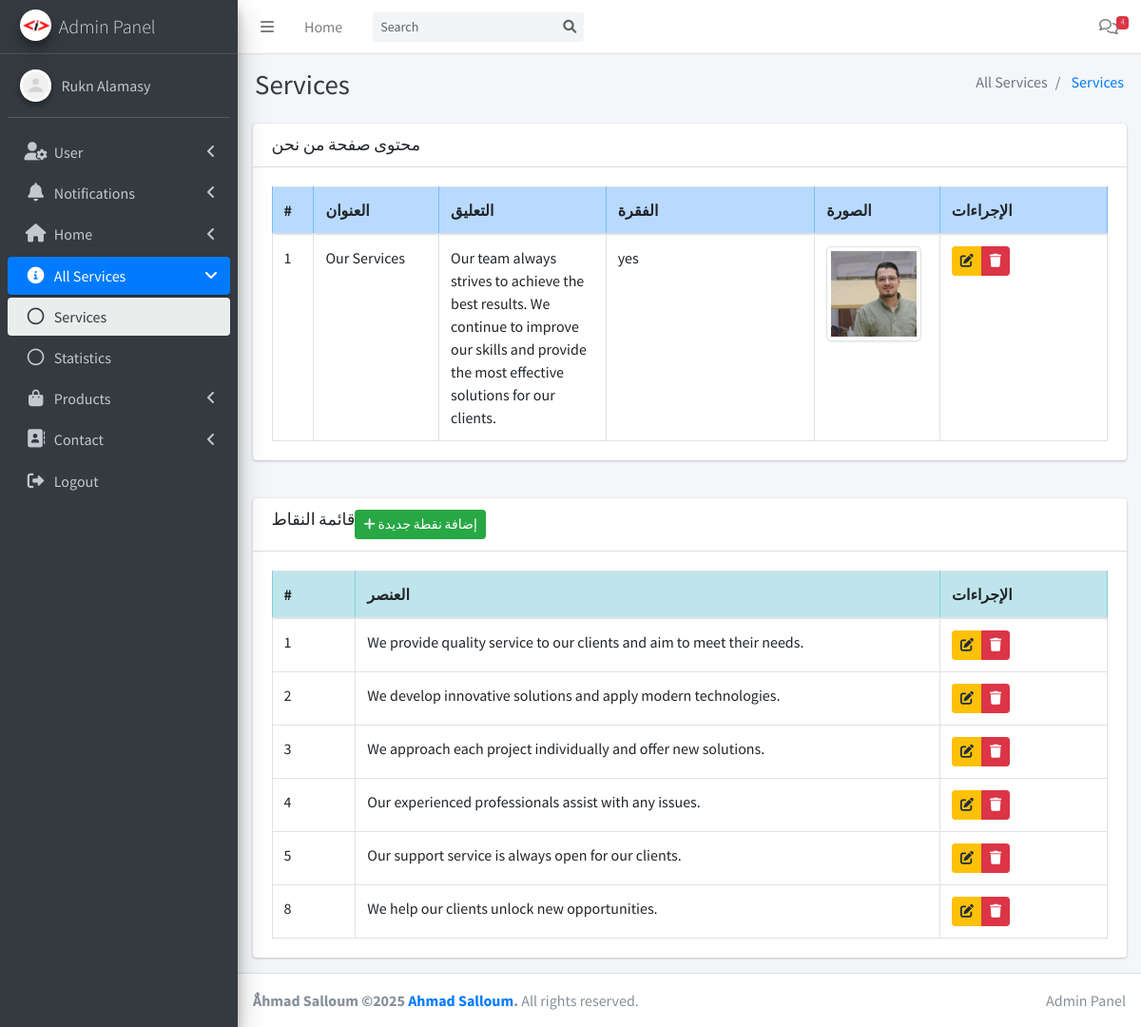
The page /admin/about.php (signed in) on the database its author committed.
### tables this page shows
CREATE TABLE `about` (
  `id` int(11) NOT NULL,
  `title` varchar(255) NOT NULL,
  `p1` text NOT NULL,
  `p2` text NOT NULL,
  `image` varchar(255) DEFAULT NULL
);

CREATE TABLE `about_ul_items` (
  `id` int(11) NOT NULL,
  `about_id` int(11) DEFAULT NULL,
  `list_item` text NOT NULL
);

### config.php (called while the page is built, shortened)
<?php
class Database
{
    private $conn;
    public function __construct()
    {
        $servername = "localhost";
        $username = "root";
        $password = "";
        $dbname = "business_website";
        $this->conn = new mysqli($servername, $username, $password, $dbname);
    }
    public function executeQuery($sql)
    {
        $result = $this->conn->query($sql);
        return $result;
    }
    public function select($table, $columns = "*", $condition = "")
    {
        $sql = "SELECT $columns FROM $table $condition";
        return $this->executeQuery($sql)->fetch_all(MYSQLI_ASSOC);
    }
}

### admin/check.php (called while the page is built, shortened)
<?php
include '../config.php';
$query = new Database();

### admin/about.php (the view, shortened to what this page needs)
<?php
include 'check.php';
$about_data = $query->select("about", "*");
$aboutItems = $query->select('about', '*');
$ulItems = $query->select('about_ul_items', '*');
?>
<!DOCTYPE html>
<html>
<head>
    <?php include 'includes/css.php'; ?>
</head>
<body class="hold-transition sidebar-mini">
    <div class="wrapper">
        <?php include 'includes/header.php' ?>
        <div class="content-wrapper">
            <section class="content">
                <div class="container-fluid">
                    <div class="row">
                        <div class="col-12">
                            <div class="card">
                                <div class="card-header">
                                    <h3 class="card-title">محتوى صفحة من نحن</h3>
                                </div>
                                <div class="card-body">
                                    <table class="table table-bordered table-hover">
                                        <thead class="table-primary">
                                            <tr>
                                                <th width="5%">#</th>
                                                <th width="15%">العنوان</th>
                                                <th width="20%">التعليق</th>
                                                <th width="25%">الفقرة</th>
                                                <th width="15%">الصورة</th>
                                                <th width="20%">الإجراءات</th>
                                            </tr>
                                        </thead>
                                        <tbody>
                                            <?php if (!empty($aboutItems)): ?>
                                                <?php foreach ($aboutItems as $item): ?>
                                                    <tr>
                                                        <td><?php echo htmlspecialchars($item['id']); ?></td>
                                                        <td><?php echo htmlspecialchars($item['title']); ?></td>
                                                        <td><?php echo nl2br(htmlspecialchars($item['p1'])); ?></td>
                                                        <td><?php echo nl2br(htmlspecialchars($item['p2'])); ?></td>
                                                        <td>
                                                            <?php if (!empty($item['image'])): ?>
                                                                <img src="../<?php echo htmlspecialchars($item['image']); ?>"
                                                                     alt="صورة عننا"
                                                                     class="img-thumbnail">
                                                            <?php else: ?>
                                                                <span class="text-muted">لا توجد صورة</span>
                                                            <?php endif; ?>
                                                        </td>
                                                        <td>
                                                            <div class="btn-group btn-group-sm">
                                                                <button class='btn btn-warning edit-about-btn'
                                                                        data-toggle='modal'
                                                                        data-target='#editAboutModal'
                                                                        data-id='<?php echo $item['id']; ?>'
                                                                        data-title='<?php echo htmlspecialchars($item['title']); ?>'
                                                                        data-p1='<?php echo htmlspecialchars($item['p1']); ?>'
                                                                        data-p2='<?php echo htmlspecialchars($item['p2']); ?>'>
                                                                    <i class='fas fa-edit'></i>
                                                                </button>
                                                                <a href="about.php?delete_about=<?php echo $item['id']; ?>"
                                                                   class="btn btn-danger"
                                                                   onclick="return confirm('هل أنت متأكد من حذف هذا المحتوى؟')">
                                                                    <i class='fas fa-trash'></i>
                                                                </a>
                                                            </div>
                                                        </td>
                                                    </tr>
                                                <?php endforeach; ?>
                                            <?php else: ?>
                                                <tr>
                                                    <td colspan="6" class="text-center text-muted">لا توجد بيانات</td>
                                                </tr>
                                            <?php endif; ?>
                                        </tbody>
                                    </table>
                                </div>
                            </div>
                        </div>
                    </div>
                    <div class="row mt-4">
                        <div class="col-12">
                            <div class="card">
                                <div class="card-header">
                                    <h3 class="card-title">قائمة النقاط</h3>
                                    <button class="btn btn-success btn-sm" data-toggle="modal" data-target="#addUlItemModal">
                                        <i class="fas fa-plus"></i> إضافة نقطة جديدة
                                    </button>
                                </div>
                                <div class="card-body">
                                    <table class="table table-bordered table-hover">
                                        <thead class="table-info">
                                            <tr>
                                                <th width="10%">#</th>
                                                <th width="70%">العنصر</th>
                                                <th width="20%">الإجراءات</th>
                                            </tr>
                                        </thead>
                                        <tbody>
                                            <?php if (!empty($ulItems)): ?>
                                                <?php foreach ($ulItems as $ulItem): ?>
                                                    <tr>
                                                        <td><?php echo htmlspecialchars($ulItem['id']); ?></td>
                                                        <td><?php echo nl2br(htmlspecialchars($ulItem['list_item'])); ?></td>
                                                        <td>
                                                            <div class="btn-group btn-group-sm">
                                                                <button class='btn btn-warning edit-ul-item-btn'
                                                                        data-toggle='modal'
                                                                        data-target='#editUlItemModal'
                                                                        data-id='<?php echo $ulItem['id']; ?>'
                                                                        data-list-item='<?php echo htmlspecialchars($ulItem['list_item']); ?>'>
                                                                    <i class='fas fa-edit'></i>
                                                                </button>
                                                                <a href="about.php?delete_ul_item=<?php echo $ulItem['id']; ?>"
                                                                   class="btn btn-danger"
                                                                   onclick="return confirm('هل أنت متأكد من حذف هذا العنصر؟')">
                                                                    <i class='fas fa-trash'></i>
                                                                </a>
                                                            </div>
                                                        </td>
                                                    </tr>
                                                <?php endforeach; ?>
                                            <?php else: ?>
                                                <tr>
                                                    <td colspan="3" class="text-center text-muted">لا توجد عناصر</td>
                                                </tr>
                                            <?php endif; ?>
                                        </tbody>
                                    </table>
                                </div>
                            </div>
                        </div>
                    </div>
                </div>
            </section>
        </div>
        <?php include 'includes/footer.php'; ?>
    </div>
</body>
</html>

### admin/about.php (style rules this page uses)
.table img { max-width: 100px; height: auto; border-radius: 5px; }
.btn-group-sm > .btn, .btn-sm { padding: 0.25rem 0.5rem; font-size: 0.875rem; }
.card-header .btn { float: left; }

### rows shown on the page
about: id "1", title "Our Services", p1 "Our team always strives to achieve the best results. We continue to improve our skills and provide the most effective solutions for our clients.", p2 "yes", image (picture)
about_ul_items: id "1", list_item "We provide quality service to our clients and aim to meet their needs."
about_ul_items: id "2", list_item "We develop innovative solutions and apply modern technologies."
about_ul_items: id "3", list_item "We approach each project individually and offer new solutions."
about_ul_items: id "4", list_item "Our experienced professionals assist with any issues."
about_ul_items: id "5", list_item "Our support service is always open for our clients."
about_ul_items: id "8", list_item "We help our clients unlock new opportunities."

### other values the page prints
$message_count "4"
$pageTitle "Services"
$item['title'] "All Services"
$item['title'] "Services"
$menuItem['menuTitle'] "User"
$menuItem['menuTitle'] "Notifications"
$menuItem['menuTitle'] "Home"
$menuItem['menuTitle'] "All Services"
$page['title'] "Services"
$page['title'] "Statistics"
$menuItem['menuTitle'] "Products"
$menuItem['menuTitle'] "Contact"
